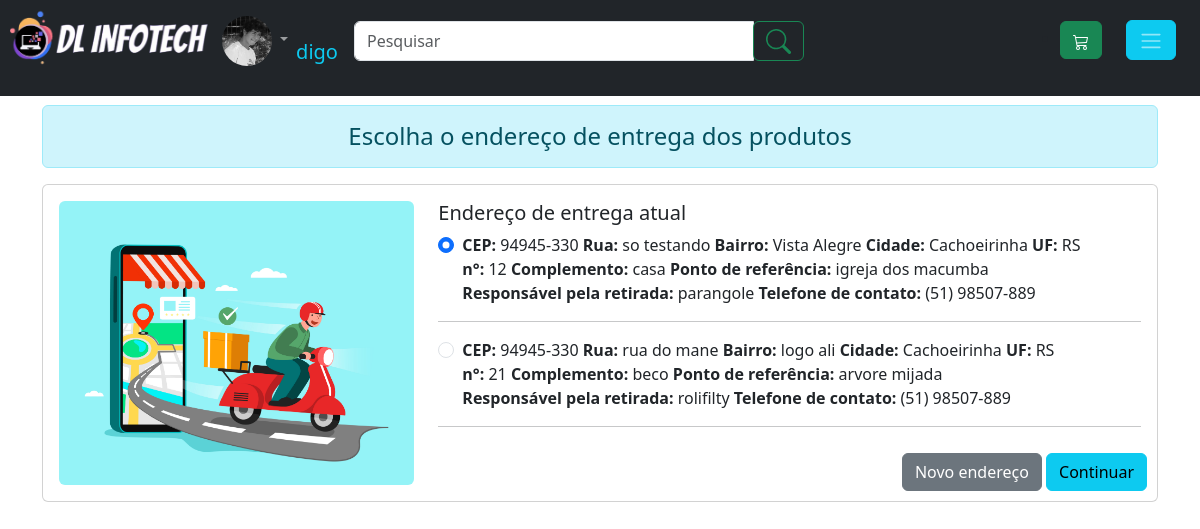
The page /produtos/endereco_compra.php (signed in) on the database as committed earlier.
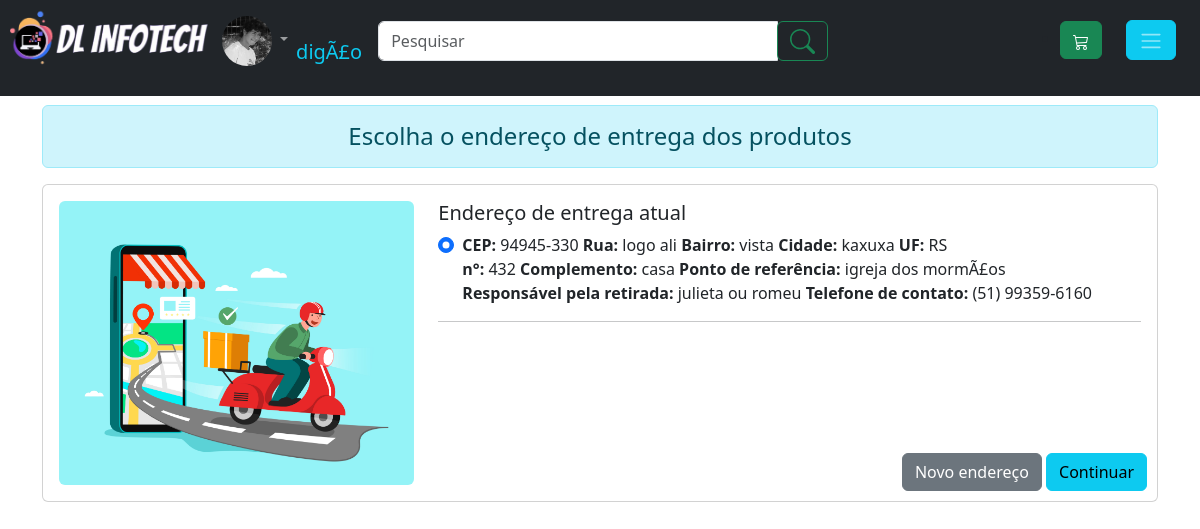
The same page on the database as committed later.
### tables this page shows
CREATE TABLE `endereco_usuario` (
  `id_endereco` int(11) NOT NULL,
  `id_usuario` int(11) NOT NULL,
  `CEP` varchar(9) NOT NULL,
  `logradouro` varchar(120) NOT NULL,
  `bairro` varchar(60) NOT NULL,
  `cidade` varchar(60) NOT NULL,
  `UF` varchar(2) NOT NULL,
  `numero` int(6) NOT NULL,
  `complemento` varchar(60) NOT NULL,
  `ponto_referencia` varchar(100) NOT NULL,
  `retirada_com` varchar(100) NOT NULL,
  `telefone_entrega` varchar(15) NOT NULL
);

### verifica_session.php (called while the page is built, shortened)
<?php
if(empty($_SESSION['id_usuario'])){
	$logado = 0;
	session_destroy();
	}else{
	$logado = 1;
        $id_usuario = $_SESSION['id_usuario'];
        $foto = $_SESSION['foto'];
        $apelido = $_SESSION['apelido'];
	}
?>

### produtos/endereco_compra.php (the view, shortened to what this page needs)
<?php
require_once('../verifica_session.php');
require_once 'cabecalho.php';
?>
<div class="container" style="margin-top:105px">
	<h4 class="alert alert-info" align="center">Escolha o endereço de entrega dos produtos</h4>
<div class="card mb-3">
  <div class="row" >
    <div class="col-md-4">
      <img src="../img/entrega.jpg" class="img-fluid rounded m-3" alt="...">
    </div>
    <div class="col">
      <div class="card-body">
        <h5 class="card-title">Endereço de entrega atual</h5>
				<?php
                if(isset($_SESSION['id_usuario'])){
				$sql2 = "SELECT * FROM endereco_usuario WHERE id_usuario = '".$id_usuario."'";
				$consulta2 = $conexao->query($sql2);
				$dados_a = $consulta2->fetchALL(PDO::FETCH_ASSOC);
				if(empty($dados_a)){
					echo '<h5>O usuario não possue endereço cadastrado. Deseja cadastrar?</h5>
					<a class="btn btn-primary" href="cadastro_endereco.php">SIM</a>
					<a class="btn btn-danger" href="pagina_produto.php?id_produto='.$_SESSION['ultimo_visto'].'">NÃO</a>
					';
				}else{
                                    echo '<form action="../conclui_venda/modo_pagamento.php" method="POST">';
                                    $checked = 1;
                                    foreach($dados_a as $d){
                                        if($checked == 1){
                                            $checked_show = 'checked';
                                        }else{
                                            $checked_show = '';
                                        }
                                        $checked +=1;
		echo '<div class="form-check">
		  <input class="form-check-input" type="radio" name="id_endereco" value="'.$d['id_endereco'].'" '.$checked_show.'>
		  <label class="form-check-label" for="flexRadioDefault1">
                  <strong>CEP:</strong> '.$d['CEP'].'
		  </label>
                  <label class="form-check-label" for="flexRadioDefault1">
                  <strong> Rua:</strong> '.$d['logradouro'].'
		  </label>
                  <label class="form-check-label" for="flexRadioDefault1">
                  <strong> Bairro:</strong> '.$d['bairro'].'
		  </label>
                  <label class="form-check-label" for="flexRadioDefault1">
                  <strong> Cidade:</strong> '.$d['cidade'].'
		  </label>
                  <label class="form-check-label" for="flexRadioDefault1">
                  <strong> UF:</strong> '.$d['UF'].'
		  </label></br>
                  <label class="form-check-label" for="flexRadioDefault1">
                  <strong> n°:</strong> '.$d['numero'].'
		  </label>
                  <label class="form-check-label" for="flexRadioDefault1">
                  <strong> Complemento:</strong> '.$d['complemento'].'
		  </label>
                  <label class="form-check-label" for="flexRadioDefault1">
                  <strong> Ponto de referência:</strong> '.$d['ponto_referencia'].'
		  </label></br>
                  <label class="form-check-label" for="flexRadioDefault1">
                  <strong> Responsável pela retirada:</strong> '.$d['retirada_com'].'
		  </label>
                  <label class="form-check-label" for="flexRadioDefault1">
                  <strong> Telefone de contato:</strong> '.$d['telefone_entrega'].'
		  </label>
		</div><hr/>
                ';
                }
                echo '<div style="position:absolute;bottom:10px;right:10px">
                <a class="btn btn-secondary" href="cadastro_endereco.php">Novo endereço</a>
                <input type="submit" class="btn btn-info" value="Continuar" >
                </div>
                </form>';
		}
                }else{
                echo '<h5>Você precisa estar logado, ou se cadastrar para efetuar suas compras. Escolha uma das opções abaixo:</h5>
		<a class="btn btn-secondary" href="../usuario/cadastro.php">Cadastro</a>
		<a class="btn btn-info" href="../index.php?">INICIO</a>
		';
                }
                ?>
      </div>
    </div>
  </div>
</div>
</div>

### produtos/cabecalho.php (shortened to what this page needs)
<!doctype html>
<html lang="pt-br">
  <head>
    <link href="https://cdn.jsdelivr.net/npm/bootstrap@5.3.3/dist/css/bootstrap.min.css" rel="stylesheet">
	<link rel="stylesheet" href="../css/style.css">
	<link rel="stylesheet" href="../css/modal.css">
</head>
  <body>
	<nav class="navbar navbar-expand-lg navbar-dark bg-dark fixed-top"  >
		<div class="collapse navbar-collapse">
		<ul class="navbar-nav mr-auto mt-2 mt-lg-0 ">
        <li><a href="../index.php"><img src="../img/logo.png" alt="logo image" style="height: 70px"></a></li><?php
			if($logado == 1){
                    $nick = '';
                    if(!empty($apelido)){$nick = $apelido;}else{$nick = $nome;}
                    if(!empty($foto)){$foto_usuario = $foto;}else{$foto_usuario ="user_null.png" ;}
                    if(!empty($_SESSION['produto_carrinho'])){ $img_carrinho = '<img src="../img/img_carrinho.png" style="width:20px">'; }else{ $img_carrinho = '';}
					echo '<li class="nav-item dropdown">
					<a class="nav-link dropdown-toggle" href="#" id="navbarDropdownMenuLink" role="button" data-toggle="dropdown" aria-haspopup="true" aria-expanded="false">
						<img src="../img/foto_usuario/'.$foto_usuario.'" style="border-radius: 50%;width:50px;height:50px;align=left;">
					</a>
					<div class="dropdown-menu" aria-labelledby="navbarDropdownMenuLink">
					  </div><li class="navbar-brand mt-4"><p class="text-info">'.$nick.'</p></li>
				  </li>
				  <li class="navbar-brand mt-2">
					  <form class="form-inline" method="POST" action="../produtos/procura_produto.php">
						<div class="input-group"><input type="search" class="form-control" placeholder="Pesquisar" name="busca_produto" style="width: 400px;" >
						  <div class="input-group-prepend">
							<button class="input-group-text btn btn-outline-success" type="submit">
								<svg xmlns="http://www.w3.org/2000/svg" width="25" height="25" fill="currentColor" class="bi bi-search" viewBox="0 0 16 16">
								<path d="M11.742 10.344a6.5 6.5 0 1 0-1.397 1.398h-.001q.044.06.098.115l3.85 3.85a1 1 0 0 0 1.415-1.414l-3.85-3.85a1 1 0 0 0-.115-.1zM12 6.5a5.5 5.5 0 1 1-11 0 5.5 5.5 0 0 1 11 0"/>
								</svg>
							</button>
						  </div>
						</div>
					  </form>
				  </li>
				  </ul></div>
				  <ul><li><a type="button" class="btn btn-success me-4" href="../produtos/ver_carrinho.php">
                                        <svg xmlns="http://www.w3.org/2000/svg" width="16" height="16" fill="currentColor" class="bi bi-cart3" viewBox="0 0 16 16">
                                        </svg><span>'.$img_carrinho.'</span>
                                        </a><button type="button" class="btn btn-info me-4" data-toggle="modal" data-target="#exampleModal">
					<span class="navbar-toggler-icon"></span>
					</button></li>
					</ul>';
					}
					?></nav>

Rows that differ between the two databases and show on the page:
removed endereco_usuario: CEP "94945-330", logradouro "so testando", bairro "Vista Alegre", cidade "Cachoeirinha", UF "RS", numero "12", complemento "casa", ponto_referencia "igreja dos macumba", retirada_com "parangole", telefone_entrega "(51) 98507-889"
removed endereco_usuario: CEP "94945-330", logradouro "rua do mane", bairro "logo ali", cidade "Cachoeirinha", UF "RS", numero "21", complemento "beco", ponto_referencia "arvore mijada", retirada_com "rolifilty", telefone_entrega "(51) 98507-889"
added endereco_usuario: CEP "94945-330", logradouro "logo ali", bairro "vista", cidade "kaxuxa", UF "RS", numero "432", complemento "casa", ponto_referencia "igreja dos mormÃ£os", retirada_com "julieta ou romeu", telefone_entrega "(51) 99359-6160"
Other text that changed with them:
$nick: "digo" → "digÃ£o"
